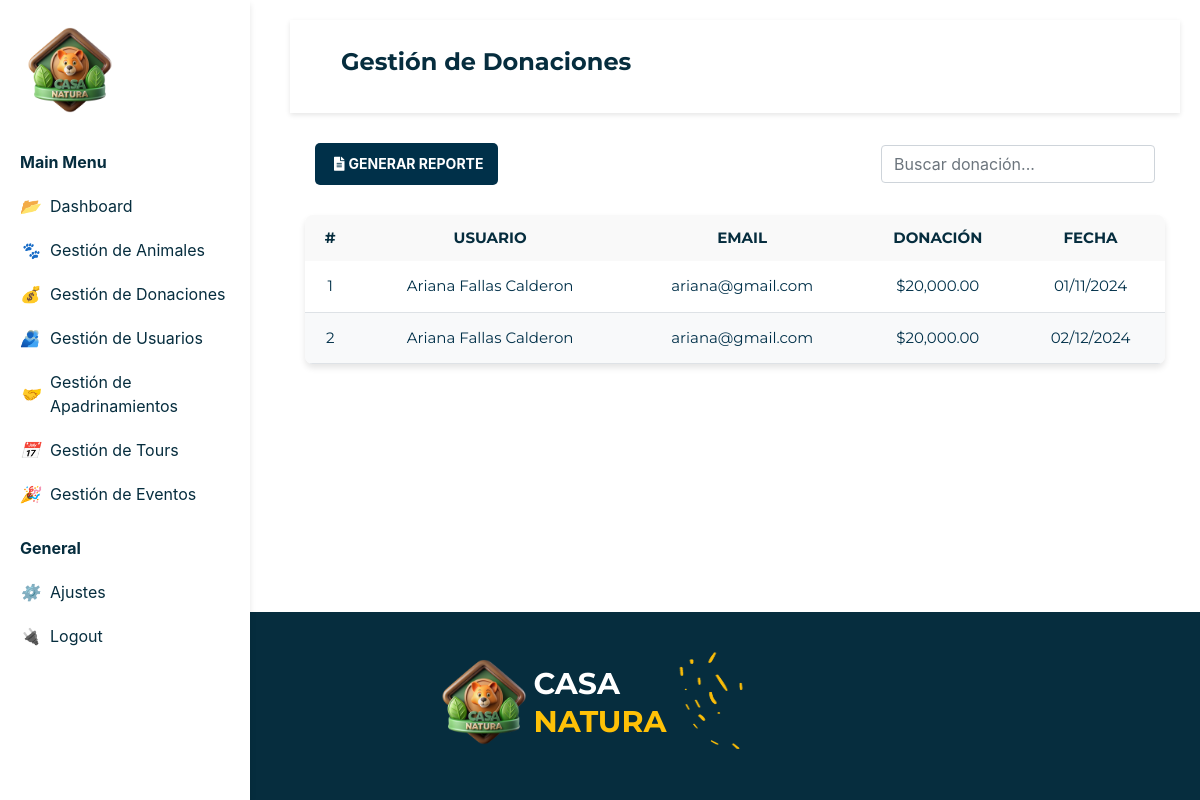
The page /gestionDonaciones.php on the database as committed earlier.
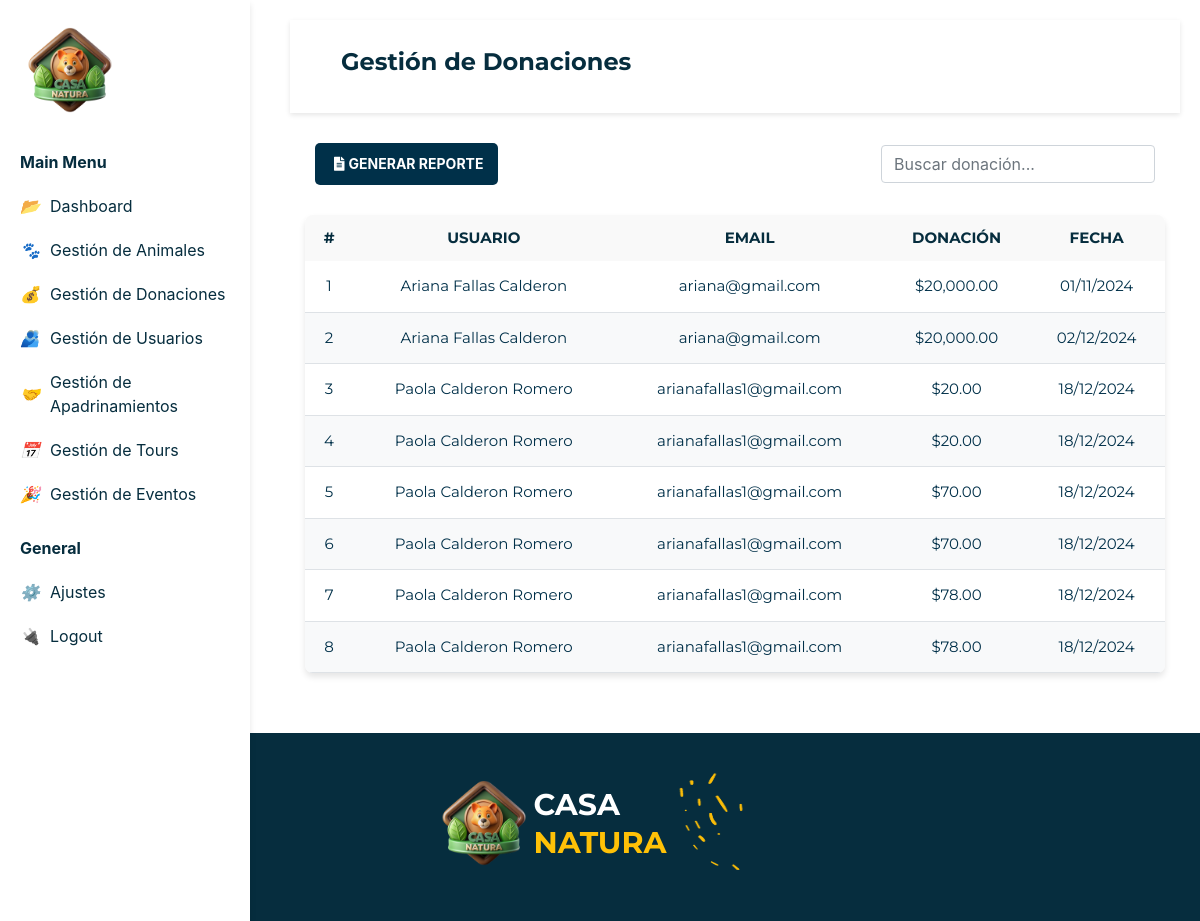
The same page on the database as committed later.
### tables this page shows
CREATE TABLE `donaciones` (
  `ID_Donacion` int(10) NOT NULL,
  `Monto` int(50) NOT NULL,
  `Fecha` date NOT NULL,
  `ID_Usuario` int(10) NOT NULL,
  `Estado` tinyint(1) NOT NULL,
  `MetodoPago` varchar(50) DEFAULT NULL
);

CREATE TABLE `usuario` (
  `ID_Usuario` int(10) NOT NULL,
  `Nombre` varchar(15) NOT NULL,
  `Password` varchar(250) NOT NULL,
  `Apellido1` varchar(15) NOT NULL,
  `Apellido2` varchar(15) NOT NULL,
  `Correo` varchar(50) NOT NULL,
  `Telefono` int(40) DEFAULT NULL,
  `Donador` tinyint(1) NOT NULL,
  `Estado` varchar(10) NOT NULL
);

### gestionDonaciones.php (the view, shortened to what this page needs)
<!DOCTYPE html>
<html lang="en">
<head>
    <link href="https://cdnjs.cloudflare.com/ajax/libs/font-awesome/5.15.4/css/all.min.css" rel="stylesheet">
    <link rel="stylesheet" href="./css/style.css">
    <link rel="stylesheet" href="https://cdn.jsdelivr.net/npm/bootstrap@4.3.1/dist/css/bootstrap.min.css">
</head>
<body>
    <?php
    include("sidebar.php");
    echo $sidebarAdmin2;
    include("actions/conexion.php");
    $sql = "SELECT u.ID_Usuario AS usuario_id, CONCAT(u.Nombre, ' ',u.Apellido1, ' ', u.Apellido2) as NombreCompleto, u.Correo, d.Monto, d.Fecha, d.ID_Donacion AS donacion_id
    FROM usuario u
    LEFT JOIN donaciones d ON u.ID_Usuario = d.ID_Usuario
    WHERE d.Estado = 1";
    $result = $conn->query($sql);
    ?>
    <main>
        <div class="viewport">
            <div class="content">
                <nav class="navbar">
                    <div class="container-fluid">
                        <h2 class="titulo">Gestión de Donaciones</h2>
                    </div>
                </nav>
                <div class="contenedor">
                    <div class="container contenedor-tabla">
                        <div class="fila-header">
                            <div class="botonAgregar"> <a href="reporte.php"
                                    class="btn-agregar agregarAnimal d-flex align-items-center">
                                    <i class="fas fa-file-alt p-1"></i> GENERAR REPORTE
                                </a>
                            </div>
                            <div class="buscador">
                                <div class="input-group-append">
                                    <input type="text" class="form-control" placeholder="Buscar donación...">
                                </div>
                            </div>
                        </div>
                    </div>
                </div>
    <div class="container">
                    <table class="tabla text-center">
                            <tr>
                                <th>#</th>
                                <th>USUARIO</th>
                                <th>EMAIL</th>
                                <th>DONACIÓN</th>
                                <th>FECHA</th>
                            </tr>
                        <tbody>
                            <?php if ($result->num_rows > 0): ?>
                                <?php while ($row = $result->fetch_assoc()): ?>
                                    <tr>
                                        <td><?php echo $row['donacion_id']; ?></td>
                                        <td><?php echo $row['NombreCompleto']; ?></td>
                                        <td><?php echo $row['Correo']; ?></td>
                                        <td>$<?php echo number_format($row['Monto'], 2); ?></td>
                                        <td><?php echo date('d/m/Y', strtotime($row['Fecha'])); ?></td>
                                    </tr>
                                <?php endwhile; ?>
                            <?php else: ?>
                                <tr>
                                    <td colspan="6" class="text-center">No se encontraron donaciones activas.</td>
                                </tr>
                            <?php endif; ?>
                        </tbody>
                    </table>
                </div>
            </div>
        </div>
    </main>
    <?php
    include("sidebar.php");
    echo $footerAdmin;
    ?>
</body>
</html>

### sidebar.php
    <?php
    $sidebarAdmin2='
    <div class="sidebar2">
        <div class="logoSidebar">
            <img src="./imagenes/logo.png" alt="Logo Casa Natura">
        </div>
        <div class="menuSidebar">
            <p>Main Menu</p>
            <ul>
                <li ><i class="icon-dashboard"></i><a href="index.php"> Dashboard</a></li>
                <li><i class="icon-animals"></i><a href="gestionAnimales.php">  Gestión de Animales</a></li>
                <li><i class="icon-donations"></i><a href="gestionDonaciones.php"> Gestión de Donaciones</a></li>
                <li><i class="icon-users"></i><a href="gestionUsuarios.php">  Gestión de Usuarios</a></li>
                <li><i class="icon-sponsorship"></i><a href="gestionPadrinos.php"> Gestión de Apadrinamientos</a></li>
                <li><i class="icon-tours"></i><a href="gestionTours.php"> Gestión de Tours</a></li>
                <li><i class="icon-events"></i><a href="gestionEventos.php">  Gestión de Eventos</a></li>
            </ul>
        </div>
        <div class="generalSidebar">
            <p>General</p>
            <ul>
                <li><i class="icon-settings"></i><a href="ajustesAdmin.php"> Ajustes</a></li>
                <li><i class="icon-logout"></i><a href="./actions/cerrarSesion.php"> Logout</a></li>
            </ul>
        </div>
    </div>';
    ?>
    <?php
    $footerAdmin=
    '
    <footer class="footerAdmin">
        <div class="footerAdmin-title">
            <h2 class="footerAdmin-title">
                <div class="logo">
                    <img class="img" src="./imagenes/logo.png">
                    <div>
                        <span style="color: #fff;">CASA</span>
                    <br>
                    <span class="highlight">NATURA</span>
                    </div>
                    <img class="img" src="./imagenes/footer.png">
                </div>
            </h2>
        </div>
    ';
?>

### css/style.css (style rules this page uses)
body { font-family: 'Montserrat', sans-serif; margin: 0; display: flex; flex-direction: column; padding: 0; box-sizing: border-box; font-weight: bold; min-height: 100vh; }
main { flex: 1; }
.navbar { display: flex; align-items: baseline; justify-content: space-between; padding: 10px 20px; background-color: #fff; box-shadow: 0 2px 5px rgba(0, 0, 0, 0.1); font-family: 'Montserrat', sans-serif; font-weight: bold; }
.logo { display: flex; align-items: center; text-align: start; font-family: 'Montserrat', sans-serif; }
.logo span { font-size: 30px; font-weight: bold; color: #062D3E; }
.logo .highlight { color: #FFC107; }
.img { width: 100px; height: 100px; display: flex; align-items: baseline; }
.content { margin-left: 270px; padding: 20px; }
.highlight { font-weight: bold; font-size: 20px; text-align: center; margin-top: 20px; color: #062D3E; font-family: 'Montserrat', sans-serif; }
input, textarea { margin-bottom: 15px; padding: 10px; border-radius: 5px; border: 1px solid #ddd; width: 100%; }
.container { justify-items: center; }
input, select, button { width: 100%; margin-bottom: 15px; padding: 8px; border-radius: 3px; border: 1px solid #ccc; }
.sidebar2 { z-index: 1000; position: fixed; left: 250px; width: 250px; height: 100%; margin-left: -250px; overflow-y: auto; background-color: #ffffff; color:#062D3E; padding: 20px; box-shadow: 0 4px 6px rgba(0, 0, 0, 0.1); }
.logoSidebar { display: flex; align-items: center; margin-bottom: 30px; }
.logoSidebar img { width: 100px; height: 100px; margin-right: 5px; }
.menuSidebar, .generalSidebar { margin-top: 20px; }
.menuSidebar p, .generalSidebar p { font-size: 16px; font-weight: bold; color:#062D3E; margin-bottom: 10px; }
.menuSidebar ul, .generalSidebar ul { list-style: none; padding: 0; }
.menuSidebar li, .generalSidebar li { font-size: 16px; padding: 10px 0; display: flex; align-items: center; color:#062D3E; cursor: pointer; transition: color 0.3s ease; }
.menuSidebar li i, .generalSidebar li i { margin-right: 10px; color:#062D3E; text-decoration:none; }
.menuSidebar li a, .generalSidebar li a { text-decoration: none; color:#062D3E; }
.icon-dashboard::before { content: "📂 "; }
.icon-animals::before { content: "🐾 "; }
.icon-donations::before { content: "💰 "; }
.icon-sponsorship::before { content: "🤝 "; }
.icon-tours::before { content: "📅 "; }
.icon-events::before { content: "🎉 "; }
.icon-settings::before { content: "⚙️ "; }
.icon-logout::before { content: "🔌 "; }
.icon-users::before { content: "🫂 "; }
.footerAdmin { background-color: #062D3E; color: white; padding: 40px 20px; margin-top: 40px; display: flex; justify-content: center; align-items: center; font-family: 'Paytone One', sans-serif; font-weight: 100; }
.viewport { box-sizing: border-box; max-width: 100%; transition: all 0.5s ease; }
.content { position: relative; margin-right: 0; }
.titulo { color:#062D3E; font-weight:bold; padding:20px; font-family: "Montserrat", Arial, sans-serif; }
.agregarAnimal { background-color: #ffc107; color: #fff; font-weight: bold; padding: 10px 20px; text-decoration: none; border-radius: 5px; }
table { color:#062D3E; width: 100%; border-collapse:collapse; }
th { background-color: #f9f9f9; }
td { font-weight: 200; }
th, td { color:#062D3E; padding:12px; text-align:left; }
body { font-family: Arial, sans-serif; margin: 0; padding: 0; }
.titulo { font-size: 24px; font-weight: bold; text-align: center; }
.fila-header { display: flex; width: 100%; justify-content: space-between; align-items: center; margin-bottom: 20px; padding: 10px; }
.btn-agregar { display: flex; align-items: center; background-color: #003049; color: white; text-decoration: none; padding: 10px 15px; border-radius: 5px; font-size: 14px; font-weight: bold; transition: background-color 0.3s ease; }
.buscador { flex-grow: 1; display: flex; justify-content: flex-end; }
.contenedor-tabla { overflow-x: auto; margin-top: 20px; }
.tabla { width: 100%; border-collapse: separate; border-spacing: 0; background-color: #ffffff; box-shadow: 0px 4px 6px rgba(0, 0, 0, 0.1); border-radius: 8px; overflow: hidden; font-family: "Montserrat", Arial, sans-serif; font-size: 15px; color: #003049; }
.tabla td { transition: background-color 0.3s ease; color: #003049; font-weight:400; text-align: center; }
.tabla tbody tr:nth-child(even) { background-color: #f8f9fa; }
.tabla tbody tr:nth-child(odd) { background-color: #ffffff; }
.tabla tbody td { padding: 14px; border-bottom: 1px solid #dee2e6; }

Rows that differ between the two databases and show on the page:
added donaciones: ID_Donacion "3", NombreCompleto "Paola Calderon Romero", ID_Usuario.Correo "arianafallas1@gmail.com", Monto "20.00", Fecha "18/12/2024"
added donaciones: ID_Donacion "4", NombreCompleto "Paola Calderon Romero", ID_Usuario.Correo "arianafallas1@gmail.com", Monto "20.00", Fecha "18/12/2024"
added donaciones: ID_Donacion "5", NombreCompleto "Paola Calderon Romero", ID_Usuario.Correo "arianafallas1@gmail.com", Monto "70.00", Fecha "18/12/2024"
added donaciones: ID_Donacion "6", NombreCompleto "Paola Calderon Romero", ID_Usuario.Correo "arianafallas1@gmail.com", Monto "70.00", Fecha "18/12/2024"
added donaciones: ID_Donacion "7", NombreCompleto "Paola Calderon Romero", ID_Usuario.Correo "arianafallas1@gmail.com", Monto "78.00", Fecha "18/12/2024"
added donaciones: ID_Donacion "8", NombreCompleto "Paola Calderon Romero", ID_Usuario.Correo "arianafallas1@gmail.com", Monto "78.00", Fecha "18/12/2024"
